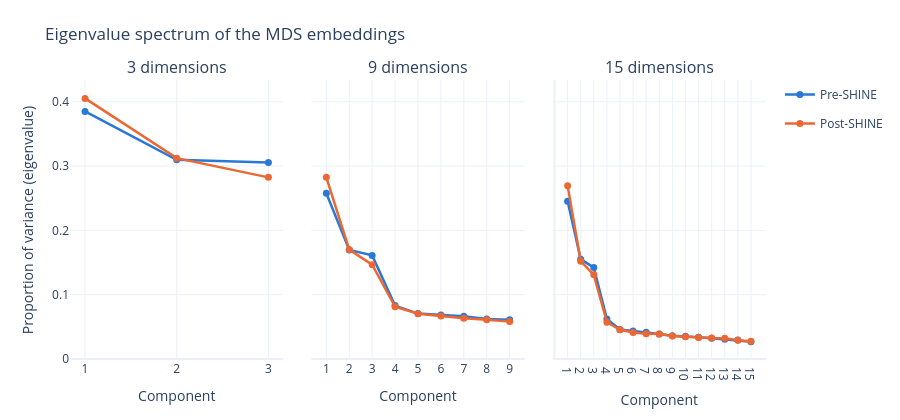

Write notebook code for a chart like this one.
### Markdown cell above
### 1.3 Eigenvalue spectrum of the MDS embeddings

Each SMACOF embedding is a configuration of 725 points in `d` dimensions. Its eigenvalue spectrum is the
variance along each of the `d` principal axes of that configuration (equivalently, the eigenvalues of the
double-centred Gram matrix of the embedding's own pairwise distances), here as a proportion of the total
variance so that the pre and post fits, whose overall scales are arbitrary, are comparable. Nothing is
imputed: the fit ignores unobserved pairs, so the spectrum describes the fitted geometry itself. Three
dimensionalities are shown (3, 9, 15), sharing the y-axis. A spectrum that falls steeply means a few axes
carry most of the variance; a gap between the cohorts' curves means they spread variance across the axes
differently.

### Code cell
SPECTRUM_DIMS = (3, 9, 15)
spectra = {d: {c: embedding_eigenspectrum(mds_results[c][d]["conf"]) for c in COHORTS} for d in SPECTRUM_DIMS}
fig_embedding_spectrum(spectra).show()

### Figure 1 — Plotly figure (JSON) as saved in the notebook; plotly's stock layout.template omitted (floating-point values rounded to 4 significant figures)
{"data": [{"legendgroup": "pre", "line": {"color": "#2a78d6", "width": 2.5}, "marker": {"color": "#2a78d6", "size": 7}, "mode": "lines+markers", "name": "Pre-SHINE", "showlegend": true, "x": [1, 2, 3], "y": [0.385, 0.3097, 0.3054], "type": "scatter", "xaxis": "x", "yaxis": "y"}, {"legendgroup": "post", "line": {"color": "#eb6834", "width": 2.5}, "marker": {"color": "#eb6834", "size": 7}, "mode": "lines+markers", "name": "Post-SHINE", "showlegend": true, "x": [1, 2, 3], "y": [0.4052, 0.3123, 0.2824], "type": "scatter", "xaxis": "x", "yaxis": "y"}, {"legendgroup": "pre", "line": {"color": "#2a78d6", "width": 2.5}, "marker": {"color": "#2a78d6", "size": 7}, "mode": "lines+markers", "name": "Pre-SHINE", "showlegend": false, "x": [1, 2, 3, 4, 5, 6, 7, 8, 9], "y": [0.2576, 0.1697, 0.1611, 0.08302, 0.07062, 0.06841, 0.06654, 0.06209, 0.06095], "type": "scatter", "xaxis": "x2", "yaxis": "y2"}, {"legendgroup": "post", "line": {"color": "#eb6834", "width": 2.5}, "marker": {"color": "#eb6834", "size": 7}, "mode": "lines+markers", "name": "Post-SHINE", "showlegend": false, "x": [1, 2, 3, 4, 5, 6, 7, 8, 9], "y": [0.2824, 0.1701, 0.1466, 0.08128, 0.07046, 0.06671, 0.06322, 0.06106, 0.05815], "type": "scatter", "xaxis": "x2", "yaxis": "y2"}, {"legendgroup": "pre", "line": {"color": "#2a78d6", "width": 2.5}, "marker": {"color": "#2a78d6", "size": 7}, "mode": "lines+markers", "name": "Pre-SHINE", "showlegend": false, "x": [1, 2, 3, 4, 5, 6, 7, 8, 9, 10, 11, 12, 13, 14, 15], "y": [0.2455, 0.1553, 0.1421, 0.06227, 0.04582, 0.04366, 0.04174, 0.0387, 0.0361, 0.03538, 0.03399, 0.03245, 0.03054, 0.02943, 0.02702], "type": "scatter", "xaxis": "x3", "yaxis": "y3"}, {"legendgroup": "post", "line": {"color": "#eb6834", "width": 2.5}, "marker": {"color": "#eb6834", "size": 7}, "mode": "lines+markers", "name": "Post-SHINE", "showlegend": false, "x": [1, 2, 3, 4, 5, 6, 7, 8, 9, 10, 11, 12, 13, 14, 15], "y": [0.2696, 0.1522, 0.1309, 0.0571, 0.04548, 0.0413, 0.03907, 0.03877, 0.03572, 0.03469, 0.03326, 0.0328, 0.03242, 0.02932, 0.02745], "type": "scatter", "xaxis": "x3", "yaxis": "y3"}], "layout": {"xaxis": {"anchor": "y", "domain": [0.0, 0.3067], "title": {"text": "Component"}, "tickvals": [1, 2, 3]}, "yaxis": {"anchor": "x", "domain": [0.0, 1.0], "title": {"text": "Proportion of variance (eigenvalue)"}}, "xaxis2": {"anchor": "y2", "domain": [0.3467, 0.6533], "title": {"text": "Component"}, "tickvals": [1, 2, 3, 4, 5, 6, 7, 8, 9]}, "yaxis2": {"anchor": "x2", "domain": [0.0, 1.0], "matches": "y", "showticklabels": false}, "xaxis3": {"anchor": "y3", "domain": [0.6933, 1.0], "title": {"text": "Component"}, "tickvals": [1, 2, 3, 4, 5, 6, 7, 8, 9, 10, 11, 12, 13, 14, 15]}, "yaxis3": {"anchor": "x3", "domain": [0.0, 1.0], "matches": "y", "showticklabels": false}, "annotations": [{"font": {"size": 16}, "showarrow": false, "text": "3 dimensions", "x": 0.1533, "xanchor": "center", "xref": "paper", "y": 1.0, "yanchor": "bottom", "yref": "paper"}, {"font": {"size": 16}, "showarrow": false, "text": "9 dimensions", "x": 0.5, "xanchor": "center", "xref": "paper", "y": 1.0, "yanchor": "bottom", "yref": "paper"}, {"font": {"size": 16}, "showarrow": false, "text": "15 dimensions", "x": 0.8467, "xanchor": "center", "xref": "paper", "y": 1.0, "yanchor": "bottom", "yref": "paper"}], "margin": {"l": 70, "r": 40, "t": 80, "b": 60}, "title": {"text": "Eigenvalue spectrum of the MDS embeddings"}, "height": 420}}
